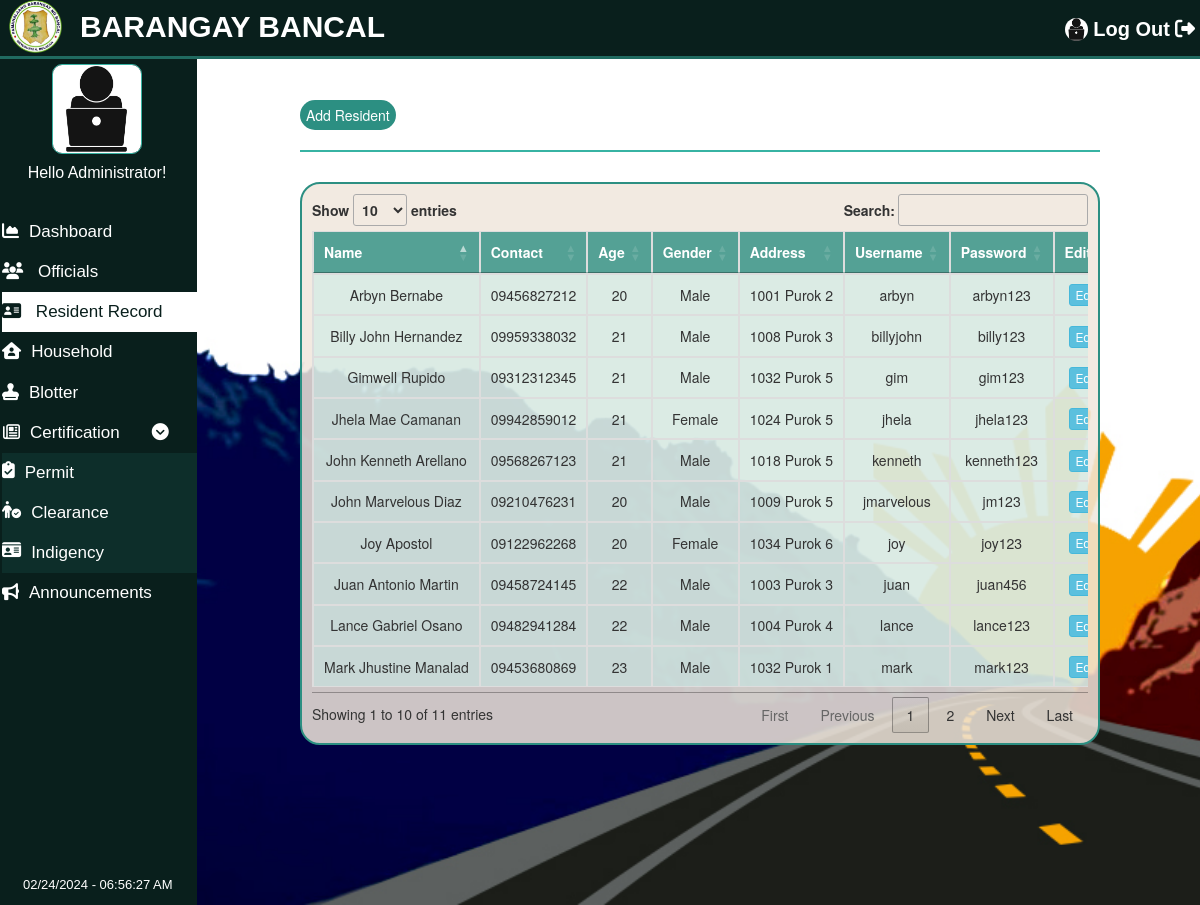
Screenshot of /pages/Residentrecord/Residentrecord.php (signed in) with the database file from the repository.
### tables this page shows
CREATE TABLE `tblresidents` (
  `id` int(11) NOT NULL,
  `name` varchar(100) NOT NULL,
  `contact` varchar(100) NOT NULL,
  `age` varchar(100) NOT NULL,
  `gender` varchar(100) NOT NULL,
  `address` varchar(100) NOT NULL,
  `User` varchar(100) NOT NULL,
  `Pass` varchar(100) NOT NULL,
  `img_url` varchar(100) NOT NULL
);

### pages/Residentrecord/Residentrecord.php (the view, shortened to what this page needs)
<?php
include "config.php";
if(empty($_SESSION['adminid']))
{
    header('Location:../LoginPage/LoginPage.php');
}
else
{
?>
<!DOCTYPE html>
<html lang="en">
<head>
    <link rel="stylesheet" href="../../css/Residentrecord.css">
    <link rel="stylesheet" href="https://cdnjs.cloudflare.com/ajax/libs/font-awesome/6.2.0/css/all.min.css">
    <link rel="stylesheet" href="https://cdnjs.cloudflare.com/ajax/libs/twitter-bootstrap/3.3.7/css/bootstrap.min.css" />
    <link rel="stylesheet" href="https://cdn.datatables.net/1.12.1/css/jquery.dataTables.min.css" />
</head>
<body>
<div id="navbar" class="navbar-font">
      <a href="../logout_admin.php" id="admin-nav"  ><img src="../../images/admin.png" alt="default profile" id="navbar-pic" >Log Out<i class="fa-solid fa-right-from-bracket" style="margin-left: 5px;"></i></a>
      <a href="../Dashboard/Dashboard.php">
    <img src="../../images/bmsLogo.png" alt="bmsLogo" id="bmsLogo" class="w3-bar-item">
        <h4 id="name">BARANGAY BANCAL </h4> </a>
    </div>
    <div id="sidebar" class="sidebar-font">
    <img src="../../images/admin.png" alt="default profile" id="sidebar-pic" >
        <h4 id="hello">Hello Administrator!</h4>
        <a href="../Dashboard/Dashboard.php" class="dashboard"><i class="fa-solid fa-chart-area"></i>Dashboard</a>
        <a href="../Officials/Officials.php" class="officials "><i class="fa-solid fa-users"></i> Officials</a>
        <a href="../Residentrecord/Residentrecord.php" class="residentrecord active"><i class="fa fa-address-card"></i>    Resident Record</a>
        <a href="../Household/Household.php" class="household"><i class="fa-solid fa-house-user"></i>Household</a>
        <a href="../Blotter/Blotter.php" class="blotter "><i class="fa-solid fa-stamp"></i>Blotter</a>
        <button class="certs"><i class="fa-regular fa-newspaper"></i>Certification<i class="fa-solid fa-circle-chevron-down" style="margin-left: 32px;"></i></button>
        <div id="certs">
        <a href="../Certificates/Certificates.php" class="certs"><i class="fa-solid fa-clipboard-check"></i>Permit</a>
        <a href="../Clearance/Clearance.php" class="certs"><i class="fa-solid fa-person-circle-check"></i>Clearance</a>
        <a href="../Indigency/Indigency.php" class="certs"><i class="fa-solid fa-id-card"></i>Indigency</a>
        </div>
        <a href="../Announcement/Announcement.php" class="announcement"><i class="fa-solid fa-bullhorn"></i>Announcements</a>
        <span id='ct7'  style="color: white;
                               font-size: 13px;
                               position:fixed;
                               bottom:10px;
                               left: 23px;
                               "></span>
    </div>
    <div class="main">
        <button type="submit" id="btn-submit" onclick="openForm()">Add Resident</button>
        <hr style="border: 1px solid #37B3A3;">
        <div class="loginPopup">
          <br/>
          <div class="table-responsive text-nowrap" id="table">
          <table id="example" class="table table-bordered table-hover" style="width:100%">
            <thead>
              <th width="200px" class="text-center">Name</th>
              <th width="140px" class="text-center">Contact</th>
              <th width="100px" class="text-center">Age</th>
              <th width="50px" class="text-center">Gender</th>
              <th width="200px" class="text-center">Address</th>
              <th width="100x" class="text-center">Username</th>
              <th width="100px" class="text-center">Password</th>
              <th width="60px"class="text-center">Edit</th>
            </thead>
            <tbody>
            <?php
                $sql = "SELECT * FROM `tblresidents`";
                $result = mysqli_query($conn, $sql);
                while ($row = mysqli_fetch_assoc($result)) {
                  ?>
                  <tr class="text-center">
                    <td><?php echo $row['name'] ?></td>
                    <td><?php echo $row['contact'] ?></td>
                    <td><?php echo $row['age'] ?></td>
                    <td><?php echo $row['gender'] ?></td>
                    <td><?php echo $row['address'] ?></td>
                    <td><?php echo $row['User'] ?></td>
                    <td><?php echo $row['Pass'] ?></td>
                    <td>
                    <form action="edit.php" method="post">
                    <input type="submit" class='btn btn-info btn-xs btn-update' name="edit" value="Edit">
                    </td>
                </tr>
                <?php
                }
              ?>
            </tbody>
          </table>
          </div>
    </div>
</body>
</html>
<?php
}
?>

### css/Residentrecord.css (style rules this page uses)
body { height: 100%; width: 100%; background-image: url("../images/009.jpg"); background-size: cover; background-repeat: no-repeat; background-attachment: fixed; overflow: hidden; }
#sidebar { background-color: #091f1c; margin: 0; width: 200px; position: fixed; top: 59px; left: -3px; height: 100%; overflow: auto; z-index: 1; }
.navbar-font { font-family: "Century Gothic", CenturyGothic, AppleGothic, sans-serif; font-size: 20px; }
.sidebar-font { font-family: "Century Gothic", CenturyGothic, AppleGothic, sans-serif; font-size: 10px; }
#navbar { max-width: 100%; border-bottom: 3px solid #206a60; position: fixed; left: 0; width: 100%; height: 59px; text-align: right; background-color:#091f1c; top: 0; z-index: 1; }
#name { position: fixed; top: 0px; left: 80px; font-size: 30px; font-weight: 800; color: white; }
#admin-nav { position: relative; top: 15px; right: 5px; font-weight: 800; text-decoration: none; color: white; }
#bmsLogo { height: 55px; width: 55px; position: fixed; top: -1px; left: 8px; }
#sidebar a { text-decoration: none; color: white; display: block; font-size: 17px; margin-left: 5px; padding-top: 8px; padding-bottom: 8px; }
#sidebar i { margin-right: 10px; }
#sidebar a.active { background-color: white; color:#091f1c; }
#hello { text-align: center; font-size: 16px; font-weight: 200; color: white; margin-bottom: 30px; }
.certs { background-color: #091f1c; color: white; border: none; font-size: 17px; height: 40px; width: 100%; text-align: left; }
#certs a { background-color: #0d2e2a; display: flex; }
body { display: grid; grid-template-columns: 200px 1fr; grid-template-areas: "header header" "sidebar main" "sidebar footer"; }
.main { grid-area: main; padding: 100px; overflow-x: auto; }
#btn-submit { height: 30px; border-radius: 20px; background-color: #2C8F82; border: none; color: white; }
.loginPopup { position: relative; text-align: center; width: 100%; margin-top: 70px; }
#table { position: relative; top: -60px; border: 2px solid #2C8F82; padding: 10px; background-color: rgba(240, 231, 220,0.85); border-radius: 20px; }
#table thead { background-color: rgba(44, 143, 130,0.8); color: white; }
#table td { background-color: rgba(195, 236, 231,0.5); }
#sidebar-pic { display: block; margin-left: auto; margin-right: auto; margin-top: 5px; width: 90px; height: 90px; border: 1px solid #37B3A3 ; border-radius: 10px ; }
#navbar-pic { width: 23px; height: 23px; border-radius: 75px; margin-right: 5px; margin-bottom: 3px; }
@media only screen and (min-width: 768px) { body { zoom: 80%; } }
@media only screen and (min-width: 1080px) { body { zoom: 125%; } }
@media only screen and (min-width: 990px) { body { zoom: 100%; } }

### rows the page displays
tblresidents: name "Billy John Hernandez", contact "09959338032", age "21", gender "Male", address "1008 Purok 3", User "billyjohn", Pass "billy123"
tblresidents: name "John Marvelous Diaz", contact "09210476231", age "20", gender "Male", address "1009 Purok 5", User "jmarvelous", Pass "jm123"
tblresidents: name "Arbyn Bernabe", contact "09456827212", age "20", gender "Male", address "1001 Purok 2", User "arbyn", Pass "arbyn123"
tblresidents: name "Juan Antonio Martin", contact "09458724145", age "22", gender "Male", address "1003 Purok 3", User "juan", Pass "juan456"
tblresidents: name "Lance Gabriel Osano", contact "09482941284", age "22", gender "Male", address "1004 Purok 4", User "lance", Pass "lance123"
tblresidents: name "Jhela Mae Camanan", contact "09942859012", age "21", gender "Female", address "1024 Purok 5", User "jhela", Pass "jhela123"
tblresidents: name "John Kenneth Arellano", contact "09568267123", age "21", gender "Male", address "1018 Purok 5", User "kenneth", Pass "kenneth123"
tblresidents: name "Joy Apostol", contact "09122962268", age "20", gender "Female", address "1034 Purok 6", User "joy", Pass "joy123"
tblresidents: name "Mark Jhustine Manalad", contact "09453680869", age "23", gender "Male", address "1032 Purok 1", User "mark", Pass "mark123"
tblresidents: name "Gimwell Rupido", contact "09312312345", age "21", gender "Male", address "1032 Purok 5", User "gim", Pass "gim123"
